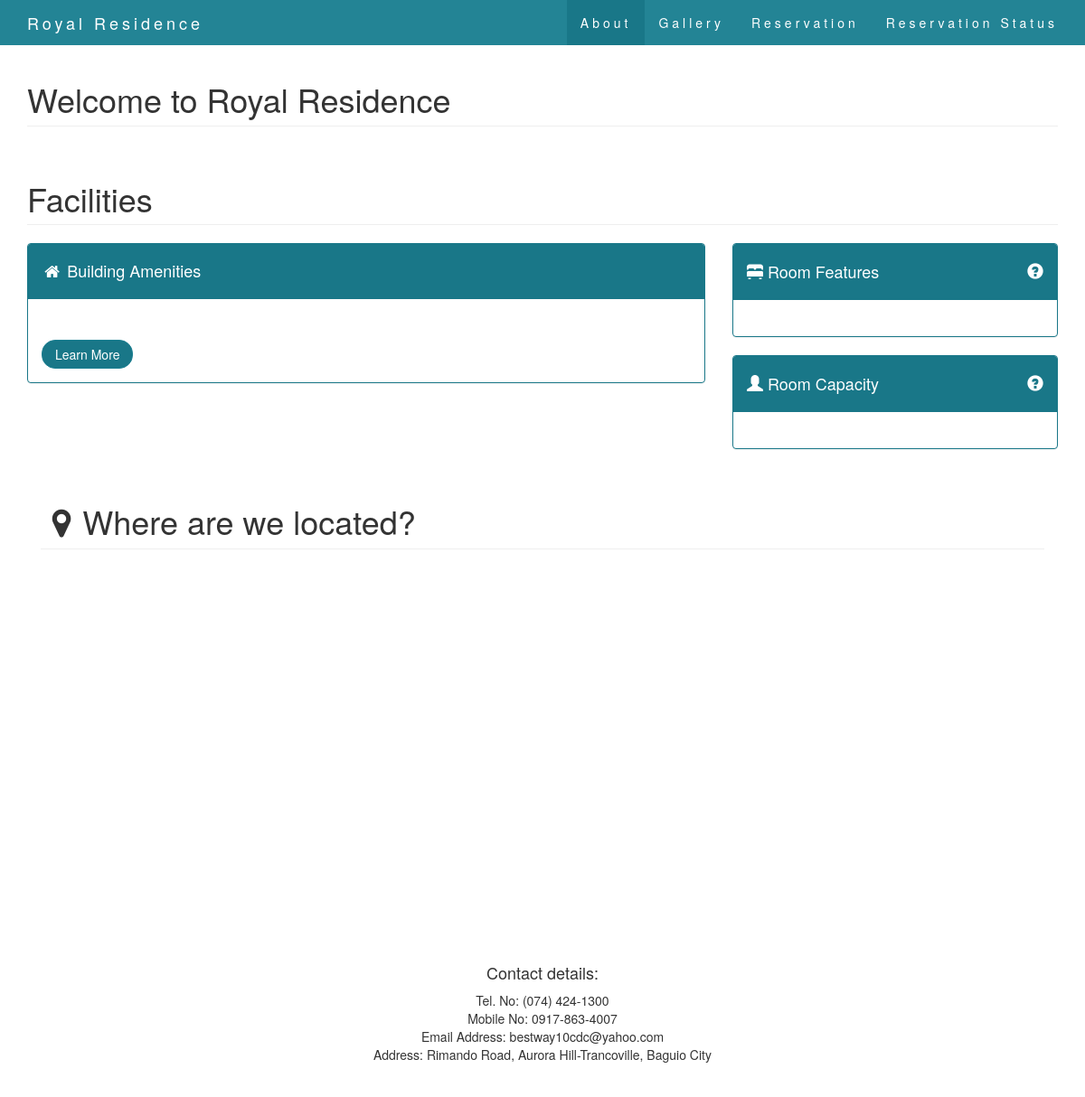
Page /Frontend/index.php on the earlier database version.
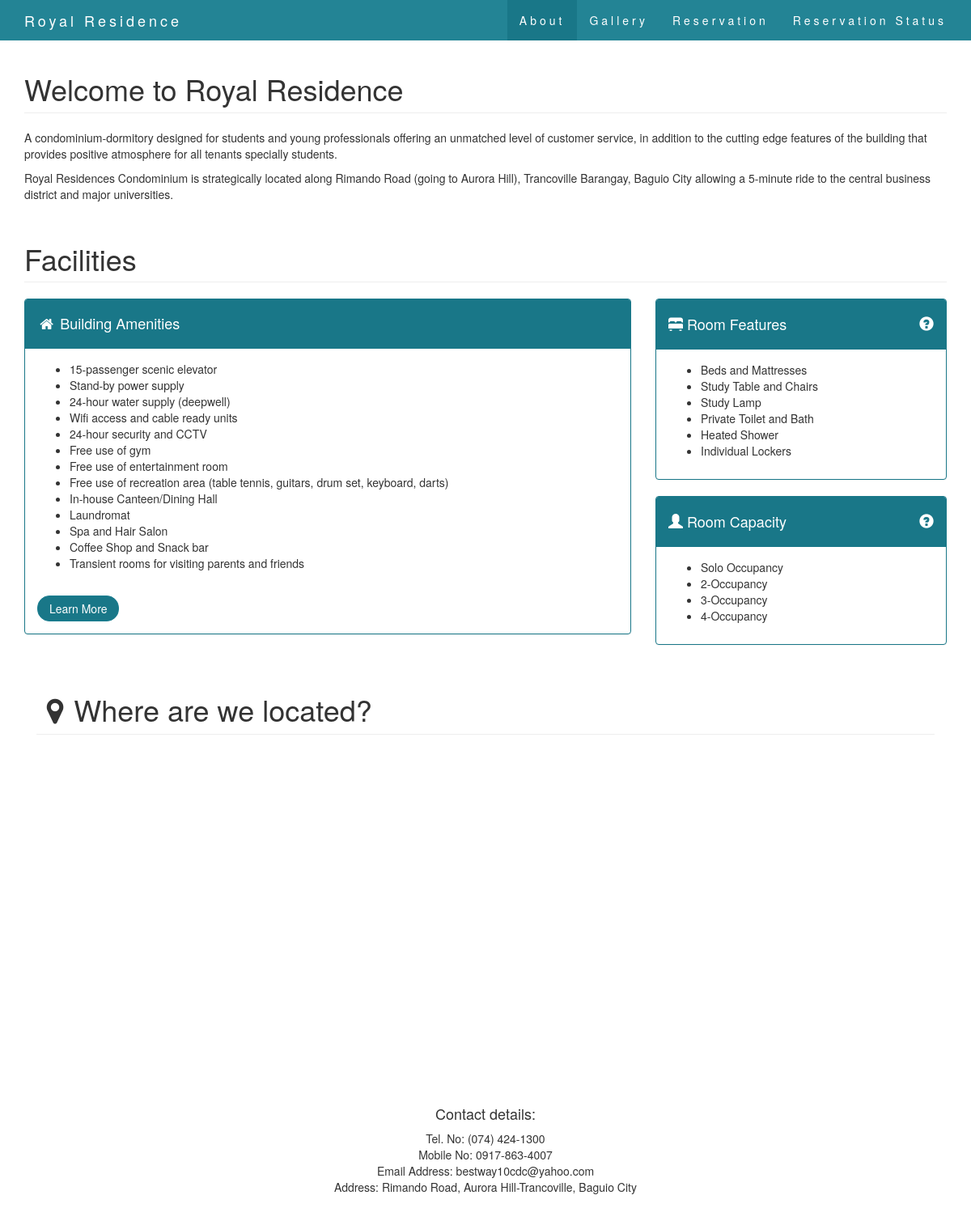
Same page on the later database version.
### tables this page shows
CREATE TABLE IF NOT EXISTS `aboutus_content` (
  `aboutUs` text NOT NULL,
  `aboutUsID` int(10) NOT NULL AUTO_INCREMENT,
  PRIMARY KEY (`aboutUsID`)
);

CREATE TABLE IF NOT EXISTS `aboutus_amenities` (
  `amenitiesID` int(10) NOT NULL AUTO_INCREMENT,
  `amenities` varchar(255) NOT NULL,
  PRIMARY KEY (`amenitiesID`)
);

CREATE TABLE IF NOT EXISTS `aboutus_roomfeatures` (
  `featureID` int(11) NOT NULL AUTO_INCREMENT,
  `feature` varchar(255) NOT NULL,
  PRIMARY KEY (`featureID`)
);

CREATE TABLE IF NOT EXISTS `aboutus_roomcapacities` (
  `roomCapacityID` int(10) NOT NULL AUTO_INCREMENT,
  `roomCapacity` varchar(255) NOT NULL,
  PRIMARY KEY (`roomCapacityID`)
);

### Frontend/index.php (the view, shortened to what this page needs)
<?php
$dbc = mysqli_connect("localhost", "root", "", "royaldb");
$amenitiesQuery = mysqli_query($dbc,"SELECT * FROM aboutus_amenities");
$aboutUsQuery = mysqli_query($dbc,"SELECT * FROM aboutus_content");
$roomFeatureQuery = mysqli_query($dbc,"SELECT * FROM aboutus_roomfeatures");
$roomCapacityQuery = mysqli_query($dbc,"SELECT * FROM aboutus_roomcapacities");
?>
<!DOCTYPE html>
<html lang="en">
<head>
    <link href="css/bootstrap.min.css" rel="stylesheet">
    <link href="css/modern-business.css" rel="stylesheet">
    <link href="font-awesome/css/font-awesome.min.css" rel="stylesheet" type="text/css">
</head>
<body id="myPage" data-spy="scroll" data-target=".navbar" data-offset="60">
    <nav class="navbar navbar-default navbar-fixed-top" role="navigation">
        <div class="container">
            <div class="navbar-header">
                <a class="navbar-brand" href="index.html">Royal Residence</a>
            </div>
            <div class="collapse navbar-collapse" id="bs-example-navbar-collapse-1">
                <ul class="nav navbar-nav navbar-right">
                    <li class ="active"><a href="index.php">About</a></li>
                    <li><a href="gallery.php">Gallery</a></li>
                    <li><a href="reg_1_solo_group.php">Reservation</a></li>
                    <li><a href="reservationStatus.php">Reservation Status</a></li>
                </ul>
            </div>
        </div>
    </nav>
    <div class="container">
        <div class="row">
            <div class="col-lg-12">
                <h1 class="page-header">
                    Welcome to Royal Residence
                </h1>
            </div>
            <div class = "container-fluid">
                    <?php
                             if ($aboutUsQuery) {
                                       while ($row = mysqli_fetch_array($aboutUsQuery,MYSQL_ASSOC)) {
                                                            $printAboutUs  = $row['aboutUs'];
                                                            echo ("<p> $printAboutUs </p>");
                                                        }
                                          }
                       ?>
            </div>
            <div class="col-lg-12">
                <h1 class="page-header">
                    Facilities
                </h1>
            </div>
            <div class="col-md-8">
                <div class="panel panel-primary">
                    <div class="panel-heading">
                        <h4><i class="fa fa-fw fa-home"></i> Building Amenities</h4>
                    </div>
                    <div class="panel-body">
                    <ul>
                          <?php
                             if ($amenitiesQuery) {
                                       while ($row = mysqli_fetch_array($amenitiesQuery,MYSQL_ASSOC)) {
                                                            $printAmenities  = $row['amenities'];
                                                             echo("<li>$printAmenities</li>");
                                                        }
                                                    }
                       ?>
                    </ul>
                        <br />
                        <a href="gallery.php" class="btn btn-default">Learn More</a>
                    </div>
                </div>
            </div>
            <div class="col-md-4">
                <div class="panel panel-primary">
                    <div class="panel-heading">
                        <h4><i class="glyphicon glyphicon-bed"></i> Room Features
                            <i class="pull-right" data-toggle="modal" data-target=".bs-example1-modal-lg">
                                <span class="glyphicon glyphicon-question-sign" data-toggle="popover" data-trigger="hover" data-content="Click for images" data-placement="top"></span>
                            </i>
                        </h4>
                    </div>
                    <div class="panel-body">
                     <ul>
                       <?php
                             if ($roomFeatureQuery) {
                                       while ($row = mysqli_fetch_array($roomFeatureQuery,MYSQL_ASSOC)) {
                                                            $printRoomFeatures  = $row['feature'];
                                                             echo("<li>$printRoomFeatures</li>");
                                                        }
                                                    }
                       ?>
                    </ul>
                    </div>
                </div>
            </div>
            <div class="col-md-4">
                <div class="panel panel-primary">
                    <div class="panel-heading">
                        <h4>
                            <i class="glyphicon glyphicon-user"></i> Room Capacity
                            <i class="pull-right" data-toggle="modal" data-target=".bs-example-modal-lg">
                            <span class="glyphicon glyphicon-question-sign" data-toggle="popover" data-trigger="hover" data-content="Click for images" data-placement="top"></span>
                            </i>
                        </h4>
                    </div>
                    <div class="panel-body">
                        <ul>
                            <?php
                             if ($roomCapacityQuery) {
                                       while ($row = mysqli_fetch_array($roomCapacityQuery,MYSQL_ASSOC)) {
                                                            $printRoomCapacity  = $row['roomCapacity'];
                                                             echo("<li>$printRoomCapacity</li>");
                                                        }
                                                    }
                       ?>
                        </ul>
                    </div>
                </div>
            </div>
        </div>
        <div class="col-lg-12">
            <h1 class="page-header">
                <i class="fa fa-fw fa-map-marker"></i>Where are we located?
            </h1>
        </div>
        <div id="googleMap" style="height:500px;width:90%;" class ="container-fluid slideanim" ></div>
        <footer class ="container-fluid text-center">
            <div class="row">
            <h4>Contact details:</h4>
            <ul class="list-unstyled">
              <li>Tel. No: (074) 424-1300</li>
              <li>Mobile No: 0917-863-4007</li>
              <li>Email Address: bestway10cdc@yahoo.com</li>
              <li>Address: Rimando Road, Aurora Hill-Trancoville, Baguio City</li>
            </ul>
            </div>
        </footer>
    </div>
</body>
</html>

### Frontend/css/modern-business.css (style rules this page uses)
html, body { height: 100%; }
body { padding-top: 50px; }
footer { margin: 40px 0; }
.navbar { margin-bottom: 0; background-color: rgba(27, 127, 145, 0.96); z-index: 9999; border: 0; font-size: 14px !important; line-height: 1.42857143 !important; letter-spacing: 4px; border-radius: 0; }
.navbar li a, .navbar .navbar-brand { color: #ffffff !important; }
.navbar-nav li a:hover, .navbar-nav li.active a { color: #ffffff !important; background-color: rgb(25, 119, 136) !important; }

Differences in the rows shown:
added aboutus_content: aboutUs "A condominium-dormitory designed for students and young professionals offering an unmatched level of customer service, in addition to the cutting edge features of the building that provides positive atmosphere for all tenants specially students."
added aboutus_content: aboutUs "Royal Residences Condominium is strategically located along Rimando Road (going to Aurora Hill), Trancoville Barangay, Baguio City allowing a 5-minute ride to the central business district and major universities."
added aboutus_amenities: amenities "15-passenger scenic elevator"
added aboutus_amenities: amenities "Stand-by power supply"
added aboutus_amenities: amenities "24-hour water supply (deepwell)"
added aboutus_amenities: amenities "Wifi access and cable ready units"
added aboutus_amenities: amenities "24-hour security and CCTV"
added aboutus_amenities: amenities "Free use of gym"
added aboutus_amenities: amenities "Free use of entertainment room"
added aboutus_amenities: amenities "Free use of recreation area (table tennis, guitars, drum set, keyboard, darts)"
added aboutus_amenities: amenities "In-house Canteen/Dining Hall"
added aboutus_amenities: amenities "Laundromat"
added aboutus_amenities: amenities "Spa and Hair Salon"
added aboutus_amenities: amenities "Coffee Shop and Snack bar"
added aboutus_amenities: amenities "Transient rooms for visiting parents and friends"
added aboutus_roomfeatures: feature "Beds and Mattresses"
added aboutus_roomfeatures: feature "Study Table and Chairs"
added aboutus_roomfeatures: feature "Study Lamp"
added aboutus_roomfeatures: feature "Private Toilet and Bath"
added aboutus_roomfeatures: feature "Heated Shower"
added aboutus_roomfeatures: feature "Individual Lockers"
added aboutus_roomcapacities: roomCapacity "Solo Occupancy"
added aboutus_roomcapacities: roomCapacity "2-Occupancy"
added aboutus_roomcapacities: roomCapacity "3-Occupancy"
added aboutus_roomcapacities: roomCapacity "4-Occupancy"
